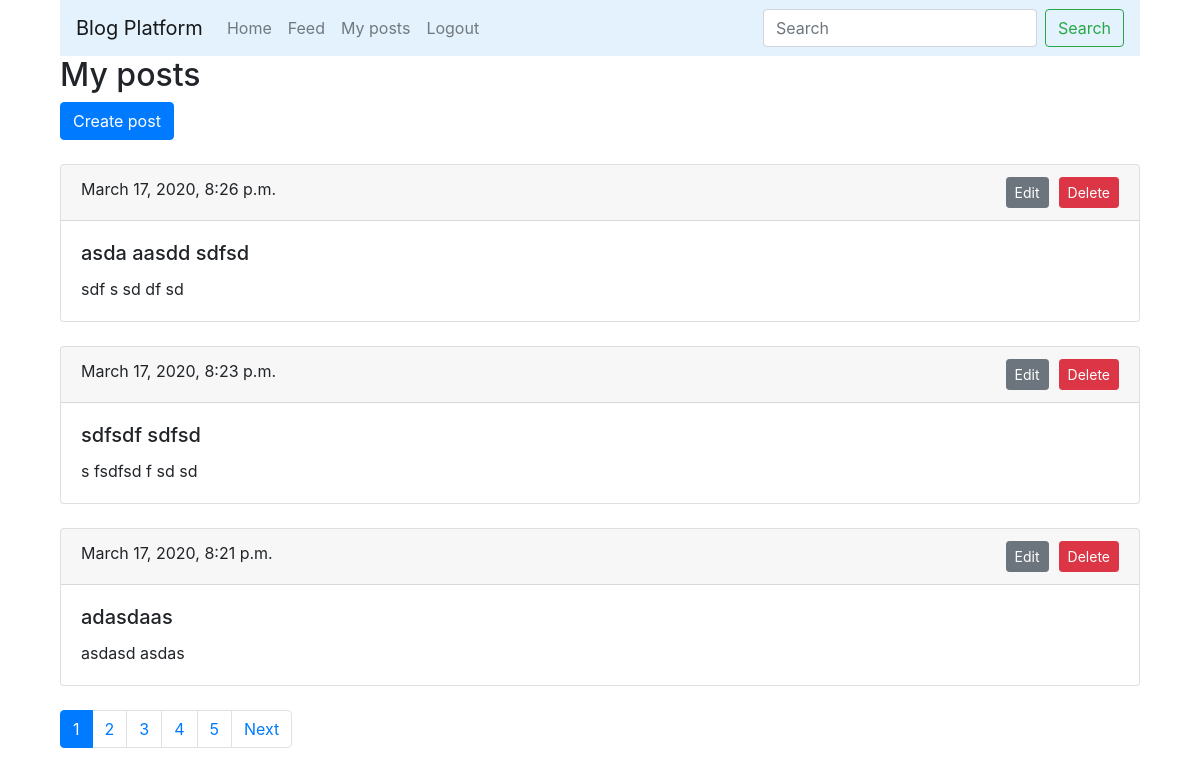
The app's page /accounts/posts/ (signed in) with its own data.
### main/models.py (models this page shows, shortened)
class Post(models.Model):
    author = models.ForeignKey(User, on_delete=models.CASCADE, related_name='blog_posts')
    title = models.CharField(max_length=250, db_index=True)
    body = models.TextField(blank=True, db_index=True)
    date_pub = models.DateTimeField(auto_now_add=True)

### main/views.py (the view)
# urls.py: path('accounts/posts/', BPPostsList.as_view(), name='posts_list'),
class BPPostsList(ListView):
    context_object_name = 'posts'
    paginate_by = 3
    template_name = 'main/posts.html'
    def get_queryset(self):
        return self.request.user.blog_posts.all().order_by('-date_pub')

### main/templates/main/posts.html (shortened to what this page needs)
{% extends "layout/base.html" %}
{% load bootstrap4 %}
{% block content %}
<div class="row">
    <div class="col-12">
        <h2>My posts</h2>
        <div>
            <a href="{% url 'main:post_create' %}" type="button" class="btn btn-primary">Create post</a>
        </div>
        <br>
        {% if posts %}
            {% for post in posts %}
                <div class="card mb-4">
                    <div class="card-header">
                        {{ post.date_pub }}
                        <a style="margin-left: 10px;" href="{% url 'main:post_delete' post.id %}" type="button" class="btn btn-danger btn-sm float-right">Delete</a>
                        <a href="{% url 'main:post_update' post.id %}" type="button" class="btn btn-secondary btn-sm float-right">Edit</a>
                    </div>
                    <div class="card-body">
                        <h5 class="card-title">{{ post.title }}</h5>
                        <p class="card-text">{{ post.body|truncatewords:15 }}</p>
                    </div>
                </div>
            {% endfor %}
            {% include "layout/pagination.html" with page=page_obj %}
        {% endif %}
    </div>
</div>
{% endblock %}

### records on screen
Post: date_pub "March 17, 2020, 8:26 p.m.", title "asda aasdd sdfsd", body "sdf s sd df sd"
Post: date_pub "March 17, 2020, 8:23 p.m.", title "sdfsdf sdfsd", body "s fsdfsd f sd sd"
Post: date_pub "March 17, 2020, 8:21 p.m.", title "adasdaas", body "asdasd asdas"

### other values on screen
{{ i }} "1"
{{ i }} "2" "3" "4" "5"
